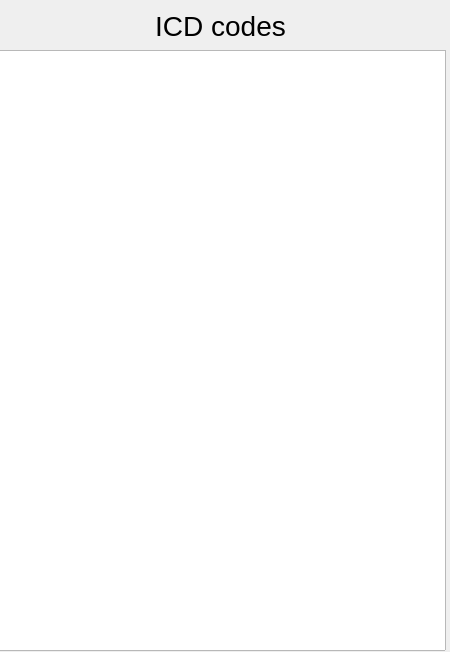
<?xml version="1.0" encoding="UTF-8"?>
<ui version="4.0">
 <class>icd_list_gui</class>
 <widget class="QWidget" name="icd_list_gui">
  <property name="geometry">
   <rect>
    <x>0</x>
    <y>0</y>
    <width>450</width>
    <height>652</height>
   </rect>
  </property>
  <property name="windowTitle">
   <string>Form</string>
  </property>
  <widget class="QListWidget" name="icd_list">
   <property name="geometry">
    <rect>
     <x>-5</x>
     <y>50</y>
     <width>451</width>
     <height>601</height>
    </rect>
   </property>
  </widget>
  <widget class="QLabel" name="label">
   <property name="geometry">
    <rect>
     <x>0</x>
     <y>0</y>
     <width>441</width>
     <height>51</height>
    </rect>
   </property>
   <property name="font">
    <font>
     <pointsize>21</pointsize>
    </font>
   </property>
   <property name="text">
    <string>ICD codes</string>
   </property>
   <property name="alignment">
    <set>Qt::AlignCenter</set>
   </property>
  </widget>
 </widget>
 <resources/>
 <connections/>
</ui>
